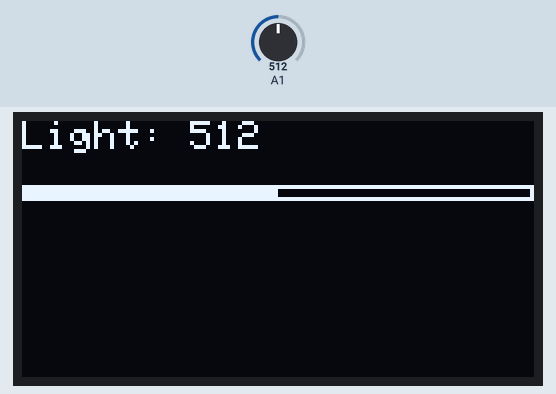
Bench run of a sketch on a simulated Arduino Uno, built with avr-gcc and run on an emulated ATmega328P. On the bench: 128×64 one-colour display. Inputs (shaded band) come from the test bench; at power-on: A1 = 512.

Above: at 1.6 s.
1.7 s: A1 set to 716
At 3.3 s:
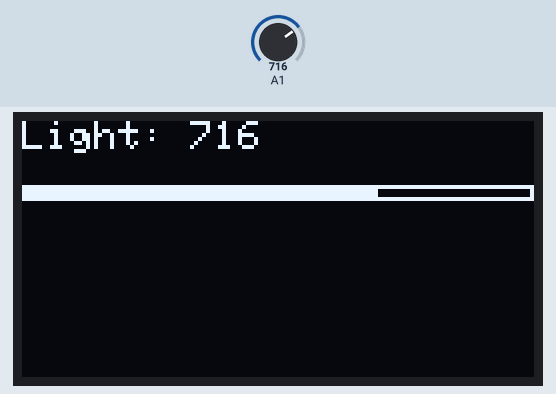
3.6 s: A1 set to 900
At 4.6 s:
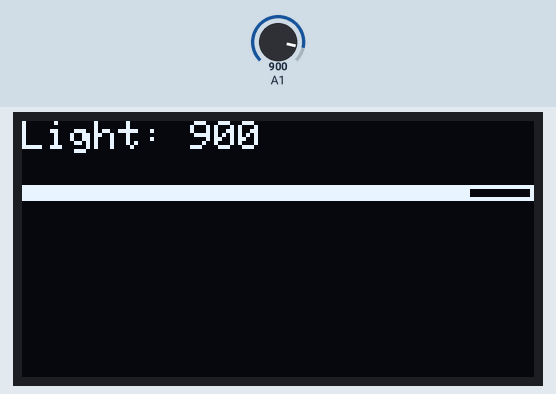
5.6 s: A1 set to 1023
At 7.0 s:
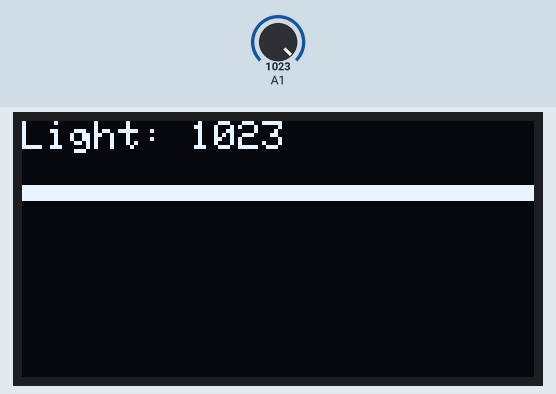
Timing chart, 0 to 8.6 s (numbered marks = the images above; inputs shaded):
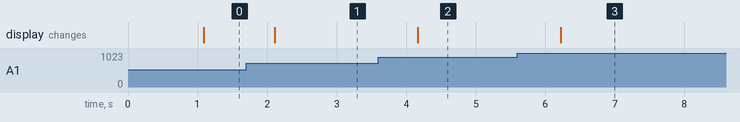

The sketch:

oled_demo.ino
```cpp
# include <SPI.h>
#include <Wire.h>
#include <Adafruit_GFX.h>
#include <Adafruit_SSD1306.h>

#define OLED_RESET 4
Adafruit_SSD1306 display(OLED_RESET);


void setup() {
  Serial.begin(9600);

  display.begin(SSD1306_SWITCHCAPVCC, 0x3C);

  display.clearDisplay();
  display.setTextSize(1);
  display.setTextColor(WHITE);
  display.setCursor(0, 0);
  display.println("Hello World");
  display.display();

}

void loop() {
  delay(1000);

  int l = analogRead(A1);

  display.clearDisplay();
  display.setCursor(0, 0);
  display.print("Light: ");
  display.println(l);
  display.drawRect(0, 16, 128, 4, WHITE);
  display.fillRect(0, 16, (l*128 / 1024), 4, WHITE);
  display.display();
}
```

Measured:
- after the input at 1.7 s, the display: changes after 0.41 s (image 1)
- after the input at 3.6 s, the display: changes after 0.57 s (image 2)
- after the input at 5.6 s, the display: changes after 0.63 s (image 3)
